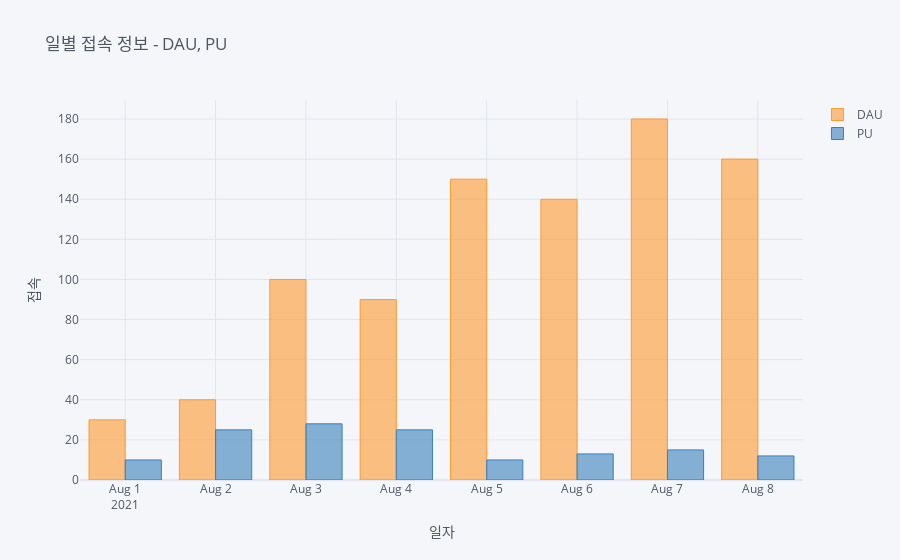

Write notebook code for a chart like this one.
### Markdown cell above
```javascript
kine = { chart, scatter, bar, box, spread, ratio, heatmap, surface, histogram, bubble, bubble3d, scatter3d, scattergeo, ohlc, candle, pie, choroplet }
dash = { key: value = { solid, dash, dashdot, dot } }
mode = { key: value = { lines, markers, lines+markers, lines+text, markers+text, lines+markers+text } }  : mode 에 text 혹은 markers 지정이 되었을 때에만 text 혹은 symbol 속성 적용이 가능합니다
symbol = { key: value = { circle, circle-dot, diamond, square } } : mode 지정 시에 심볼을 별도로 명시하는 기능
interpolation = { key: value = { linear, spline, vhv, hvh, vh, hv } } 
```

### Code cell
# DAU, PU - 접속
_kind = 'bar'
_barmode = 'group'
_dash = {'DAU':'solid', 'PU':'solid'}
_mode = {'DAU':'lines+markers+text', 'PU':'lines+markers'}
_symbol = {'DAU':'square', 'PU':'circle'}
_interpolation = {'DAU':'spline', 'PU':'spline'}
_size = 8

users = data.withColumn("datetime", to_date(col('DT'), 'yyyy-MM-dd')).drop("DT", "DR", "ARPU", "ARPPU")
pdUsers = users.toPandas().set_index('datetime')
pdUsers.iplot(kind=_kind, barmode=_barmode, title='일별 접속 정보 - DAU, PU', xTitle='일자', yTitle='접속', fill=True, dash=_dash, mode=_mode, symbol=_symbol, interpolation=_interpolation, size=_size)

### Figure 1 — Plotly figure (JSON) as saved in the notebook; plotly's stock layout.template omitted (floating-point values rounded to 4 significant figures)
{"data": [{"marker": {"color": "rgba(255, 153, 51, 0.6)", "line": {"color": "rgba(255, 153, 51, 1.0)", "width": 1}}, "name": "DAU", "orientation": "v", "text": "", "type": "bar", "x": ["2021-08-01", "2021-08-02", "2021-08-03", "2021-08-04", "2021-08-05", "2021-08-06", "2021-08-07", "2021-08-08"], "y": [30, 40, 100, 90, 150, 140, 180, 160]}, {"marker": {"color": "rgba(55, 128, 191, 0.6)", "line": {"color": "rgba(55, 128, 191, 1.0)", "width": 1}}, "name": "PU", "orientation": "v", "text": "", "type": "bar", "x": ["2021-08-01", "2021-08-02", "2021-08-03", "2021-08-04", "2021-08-05", "2021-08-06", "2021-08-07", "2021-08-08"], "y": [10, 25, 28, 25, 10, 13, 15, 12]}], "layout": {"autosize": true, "barmode": "group", "legend": {"bgcolor": "#F5F6F9", "font": {"color": "#4D5663"}}, "paper_bgcolor": "#F5F6F9", "plot_bgcolor": "#F5F6F9", "title": {"font": {"color": "#4D5663"}, "text": "일별 접속 정보 - DAU, PU"}, "xaxis": {"autorange": true, "gridcolor": "#E1E5ED", "range": ["2021-07-31 12:00", "2021-08-08 12:00"], "showgrid": true, "tickfont": {"color": "#4D5663"}, "title": {"font": {"color": "#4D5663"}, "text": "일자"}, "type": "date", "zerolinecolor": "#E1E5ED"}, "yaxis": {"autorange": true, "gridcolor": "#E1E5ED", "range": [0, 189.5], "showgrid": true, "tickfont": {"color": "#4D5663"}, "title": {"font": {"color": "#4D5663"}, "text": "접속"}, "type": "linear", "zerolinecolor": "#E1E5ED"}}}
